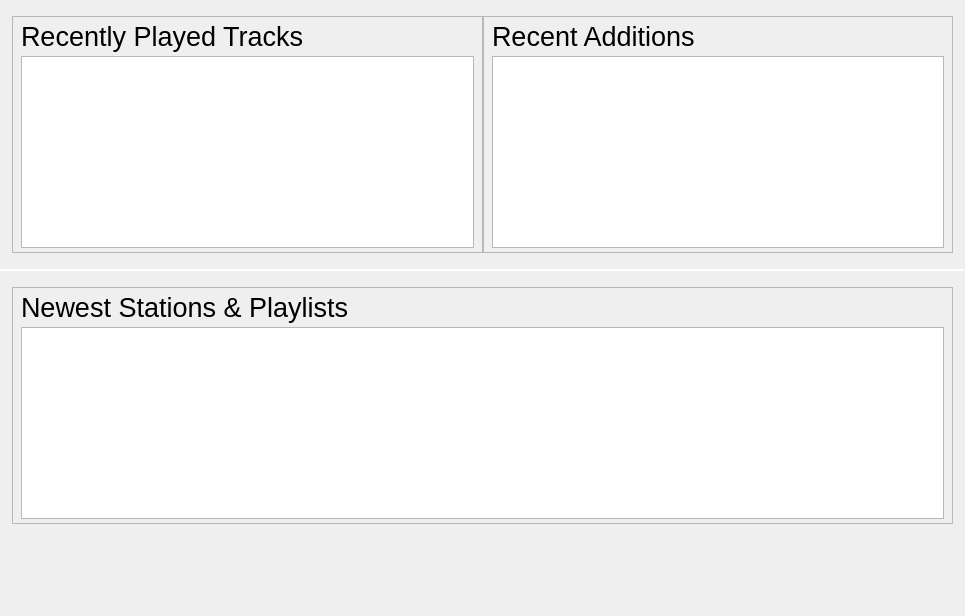
<?xml version="1.0" encoding="UTF-8"?>
<ui version="4.0">
 <class>Dashboard</class>
 <widget class="QWidget" name="Dashboard">
  <property name="geometry">
   <rect>
    <x>0</x>
    <y>0</y>
    <width>965</width>
    <height>616</height>
   </rect>
  </property>
  <property name="windowTitle">
   <string notr="true" extracomment="not translatable because not shown to the user">Form</string>
  </property>
  <layout class="QVBoxLayout" name="verticalLayout_3">
   <property name="spacing">
    <number>0</number>
   </property>
   <property name="margin">
    <number>0</number>
   </property>
   <item>
    <widget class="QWidget" name="widget" native="true">
     <layout class="QVBoxLayout" name="verticalLayout">
      <property name="spacing">
       <number>0</number>
      </property>
      <property name="leftMargin">
       <number>0</number>
      </property>
      <property name="topMargin">
       <number>16</number>
      </property>
      <property name="rightMargin">
       <number>0</number>
      </property>
      <property name="bottomMargin">
       <number>16</number>
      </property>
      <item>
       <layout class="QHBoxLayout" name="horizontalLayout_2">
        <property name="leftMargin">
         <number>12</number>
        </property>
        <property name="topMargin">
         <number>0</number>
        </property>
        <property name="rightMargin">
         <number>12</number>
        </property>
        <property name="bottomMargin">
         <number>0</number>
        </property>
        <item>
         <widget class="QFrame" name="trackFrame">
          <property name="frameShape">
           <enum>QFrame::StyledPanel</enum>
          </property>
          <property name="frameShadow">
           <enum>QFrame::Raised</enum>
          </property>
          <layout class="QVBoxLayout" name="verticalLayout_6">
           <property name="spacing">
            <number>4</number>
           </property>
           <property name="leftMargin">
            <number>8</number>
           </property>
           <property name="topMargin">
            <number>4</number>
           </property>
           <property name="rightMargin">
            <number>8</number>
           </property>
           <property name="bottomMargin">
            <number>4</number>
           </property>
           <item>
            <widget class="QLabel" name="label">
             <property name="font">
              <font>
               <pointsize>20</pointsize>
               <weight>50</weight>
               <bold>false</bold>
              </font>
             </property>
             <property name="text">
              <string>Recently Played Tracks</string>
             </property>
             <property name="margin">
              <number>0</number>
             </property>
            </widget>
           </item>
           <item>
            <widget class="PlaylistView" name="tracksView">
             <property name="sizePolicy">
              <sizepolicy hsizetype="Expanding" vsizetype="MinimumExpanding">
               <horstretch>0</horstretch>
               <verstretch>0</verstretch>
              </sizepolicy>
             </property>
             <property name="headerHidden">
              <bool>true</bool>
             </property>
            </widget>
           </item>
          </layout>
         </widget>
        </item>
        <item>
         <widget class="QFrame" name="additionsFrame">
          <property name="frameShape">
           <enum>QFrame::StyledPanel</enum>
          </property>
          <property name="frameShadow">
           <enum>QFrame::Raised</enum>
          </property>
          <layout class="QVBoxLayout" name="verticalLayout_5">
           <property name="spacing">
            <number>4</number>
           </property>
           <property name="leftMargin">
            <number>8</number>
           </property>
           <property name="topMargin">
            <number>4</number>
           </property>
           <property name="rightMargin">
            <number>8</number>
           </property>
           <property name="bottomMargin">
            <number>4</number>
           </property>
           <item>
            <widget class="QLabel" name="label_2">
             <property name="font">
              <font>
               <family>Arial</family>
               <pointsize>20</pointsize>
               <weight>50</weight>
               <bold>false</bold>
              </font>
             </property>
             <property name="text">
              <string>Recent Additions</string>
             </property>
             <property name="margin">
              <number>0</number>
             </property>
            </widget>
           </item>
           <item>
            <widget class="GridView" name="additionsView">
             <property name="sizePolicy">
              <sizepolicy hsizetype="Expanding" vsizetype="MinimumExpanding">
               <horstretch>0</horstretch>
               <verstretch>0</verstretch>
              </sizepolicy>
             </property>
             <property name="minimumSize">
              <size>
               <width>0</width>
               <height>190</height>
              </size>
             </property>
            </widget>
           </item>
          </layout>
         </widget>
        </item>
       </layout>
      </item>
     </layout>
    </widget>
   </item>
   <item>
    <widget class="Line" name="lineAbove">
     <property name="maximumSize">
      <size>
       <width>16777215</width>
       <height>1</height>
      </size>
     </property>
     <property name="orientation">
      <enum>Qt::Horizontal</enum>
     </property>
    </widget>
   </item>
   <item>
    <widget class="Line" name="lineBelow">
     <property name="maximumSize">
      <size>
       <width>16777215</width>
       <height>1</height>
      </size>
     </property>
     <property name="orientation">
      <enum>Qt::Horizontal</enum>
     </property>
    </widget>
   </item>
   <item>
    <widget class="QWidget" name="playlistContainer" native="true">
     <layout class="QVBoxLayout" name="verticalLayout_2">
      <property name="spacing">
       <number>0</number>
      </property>
      <property name="leftMargin">
       <number>12</number>
      </property>
      <property name="topMargin">
       <number>16</number>
      </property>
      <property name="rightMargin">
       <number>12</number>
      </property>
      <property name="bottomMargin">
       <number>16</number>
      </property>
      <item>
       <widget class="QFrame" name="playlistFrame">
        <property name="frameShape">
         <enum>QFrame::StyledPanel</enum>
        </property>
        <property name="frameShadow">
         <enum>QFrame::Raised</enum>
        </property>
        <layout class="QVBoxLayout" name="verticalLayout_4">
         <property name="spacing">
          <number>4</number>
         </property>
         <property name="leftMargin">
          <number>8</number>
         </property>
         <property name="topMargin">
          <number>4</number>
         </property>
         <property name="rightMargin">
          <number>8</number>
         </property>
         <property name="bottomMargin">
          <number>4</number>
         </property>
         <item>
          <widget class="QLabel" name="playlistLabel">
           <property name="font">
            <font>
             <pointsize>20</pointsize>
             <weight>50</weight>
             <bold>false</bold>
            </font>
           </property>
           <property name="text">
            <string>Newest Stations &amp; Playlists</string>
           </property>
           <property name="margin">
            <number>0</number>
           </property>
          </widget>
         </item>
         <item>
          <widget class="Tomahawk::Widgets::PlaylistWidget" name="playlistWidget"/>
         </item>
        </layout>
       </widget>
      </item>
     </layout>
    </widget>
   </item>
   <item>
    <spacer name="verticalSpacer">
     <property name="orientation">
      <enum>Qt::Vertical</enum>
     </property>
     <property name="sizeHint" stdset="0">
      <size>
       <width>20</width>
       <height>0</height>
      </size>
     </property>
    </spacer>
   </item>
  </layout>
 </widget>
 <customwidgets>
  <customwidget>
   <class>PlaylistView</class>
   <extends>QTreeView</extends>
   <header location="global">playlist/PlaylistView.h</header>
  </customwidget>
  <customwidget>
   <class>GridView</class>
   <extends>QListView</extends>
   <header location="global">playlist/GridView.h</header>
  </customwidget>
  <customwidget>
   <class>Tomahawk::Widgets::PlaylistWidget</class>
   <extends>QListWidget</extends>
   <header>PlaylistWidget.h</header>
  </customwidget>
 </customwidgets>
 <resources/>
 <connections/>
</ui>
